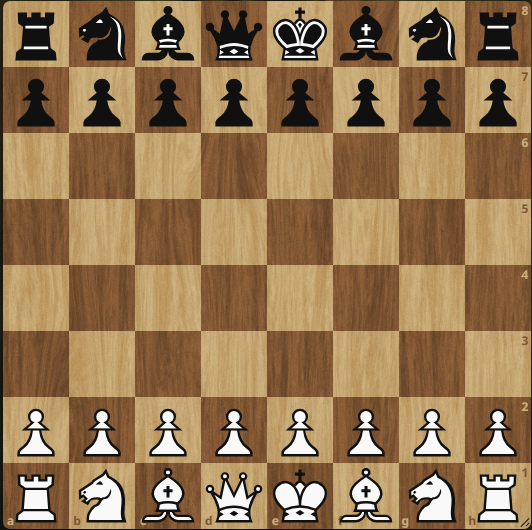
#> input picture tests/whiteplayerstartingposition.png, 532 x 530 px
$ python -i vision.py   (imports and definitions only)
#> lines starting #> are read from the running program, lines starting #| are printed output that depends on the picture
"""Board -> placement for a DIGITAL board (lichess / chess.com).

CV layer only: image in, a ``chess.Board`` placement out, per frame, for ANY
position. Turn/legality/temporal smoothing live downstream.

Two ideas make it reliable on a real (textured, slightly mis-cropped) board:

1. Empty-reference subtraction. At calibration on the start position we learn the
   actual empty LIGHT and empty DARK square (grain and all). A square is matched as
   ``empty`` or as one of the 12 pieces composited onto that empty reference, so
   the board texture is modelled rather than guessed, and a piece reads correctly
   even on a square colour it was not calibrated on.

2. Offset-tolerant matching. The captured grid is rarely pixel-perfect (region a
   few px off, non-square capture, a piece not perfectly centred). Each square is
   compared to the templates by SLIDING them over a slightly enlarged patch
   (cv2.matchTemplate) and taking the best alignment — so a few pixels of
   misalignment no longer flip the colour or the piece. Match scores are mean-
   normalized, which also absorbs a last-move highlight's uniform tint.

Orientation is taken from the caller ('White on bottom') and never auto-flipped.
"""
from __future__ import annotations

import json
from collections import defaultdict
from pathlib import Path

import chess
import numpy as np

N = 40                 # template size
PAD = 6                # search half-window (template px); tolerates ~±10 source px
M = N + 2 * PAD        # enlarged patch the template slides within
MARGIN = 0.12          # central fraction for the occupancy energy check


def _sizes(img):
    h, w = img.shape[:2]
    return w / 8.0, h / 8.0           # (sx, sy) — separate axes (non-square safe)


def cell_to_square(r: int, c: int, white_bottom: bool) -> chess.Square:
    return chess.square(c, 7 - r) if white_bottom else chess.square(7 - c, r)


def _is_light(sq: chess.Square) -> bool:
    return (chess.square_file(sq) + chess.square_rank(sq)) % 2 == 1


# [27 lines left out: functions split_cells, _gray, _center, _gap_threshold, not called in this run]


class VisionModel:
    def __init__(self):
        self.empty: dict[bool, np.ndarray] = {}
        self.sprites: dict[str, np.ndarray] = {}
        self.occ_thresh = 6.0
        self.white_bottom = True
        self.calibrated = False

    # [38 lines left out: function calibrate, not called in this run]

    def analyze(self, board_img: np.ndarray,
                white_bottom: bool | None = None) -> tuple[chess.Board, list[dict]]:
        if not self.calibrated:
            raise RuntimeError("Vision not calibrated.")
        import cv2
        wb = self.white_bottom if white_bottom is None else white_bottom
        sx, sy = _sizes(board_img)
        gray = (cv2.cvtColor(board_img, cv2.COLOR_BGR2GRAY) if board_img.ndim == 3 else board_img)
        gray = gray.astype(np.float32)
        pad = max(1, int(round(min(sx, sy) * PAD / N)))
        padded = cv2.copyMakeBorder(gray, pad, pad, pad, pad, cv2.BORDER_REPLICATE)

        board = chess.Board.empty()
        debug: list[dict] = []
        for r in range(8):
            for c in range(8):
                sq = cell_to_square(r, c, wb)
                light = _is_light(sq)
                # cheap occupancy gate: residual energy at the nominal cell
                cell = cv2.resize(gray[int(round(r * sy)):int(round((r + 1) * sy)),
                                       int(round(c * sx)):int(round((c + 1) * sx))], (N, N))
                sig = float(_center(cell - self.empty[light]).std())
                sym, best = None, 0.0
                if sig > self.occ_thresh and self.sprites:
                    # offset-tolerant piece id: slide each glyph delta over an
                    # enlarged patch and take the best-aligned correlation.
                    ya, yb = int(round(r * sy)), int(round((r + 1) * sy)) + 2 * pad
                    xa, xb = int(round(c * sx)), int(round((c + 1) * sx)) + 2 * pad
                    patch = cv2.resize(padded[ya:yb, xa:xb], (M, M))
                    scores = {s: float(cv2.matchTemplate(patch, sp, cv2.TM_CCOEFF_NORMED).max())
                              for s, sp in self.sprites.items()}
                    sym = max(scores, key=scores.get)
                    best = scores[sym]
                    board.set_piece_at(sq, chess.Piece.from_symbol(sym))
                occupied = sym is not None
                conf = (max(0.0, min(1.0, best)) if occupied
                        else min(1.0, abs(sig - self.occ_thresh) / (self.occ_thresh + 1e-6)))
                debug.append({"square": chess.square_name(sq), "rc": [r, c], "occupied": occupied,
                              "sig": round(sig, 2), "conf": round(conf, 3),
                              "piece": sym or "", "score": round(best, 3)})
        return board, debug

    def recognize(self, board_img: np.ndarray,
                  white_bottom: bool | None = None) -> chess.Board:
        return self.analyze(board_img, white_bottom)[0]

    # ----- persistence (saved 'themes') -----
    # [31 lines left out: functions save, load, certainty, not called in this run]


def weakest_squares(debug: list[dict], n: int = 3) -> list[str]:
    return [d["square"] for d in sorted(debug, key=lambda d: d.get("conf", 0.0))[:n]]


# --------------------------------------------------------------------- debug
# [41 lines left out: functions _norm_u8, dump_recognition, dump_calibration, not called in this run]

>>> import cv2
>>> picture = cv2.imread('../tests/whiteplayerstartingposition.png', cv2.IMREAD_GRAYSCALE)
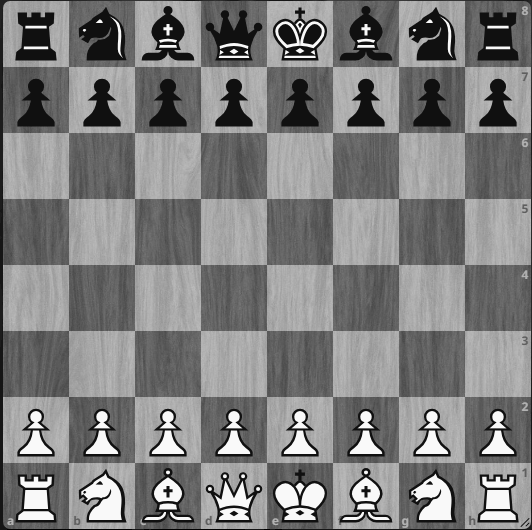
#> picture: shape (530, 532); min 0, max 249, mean 126.1
#> (the run stopped early here; a loop or call above may not have finished)
